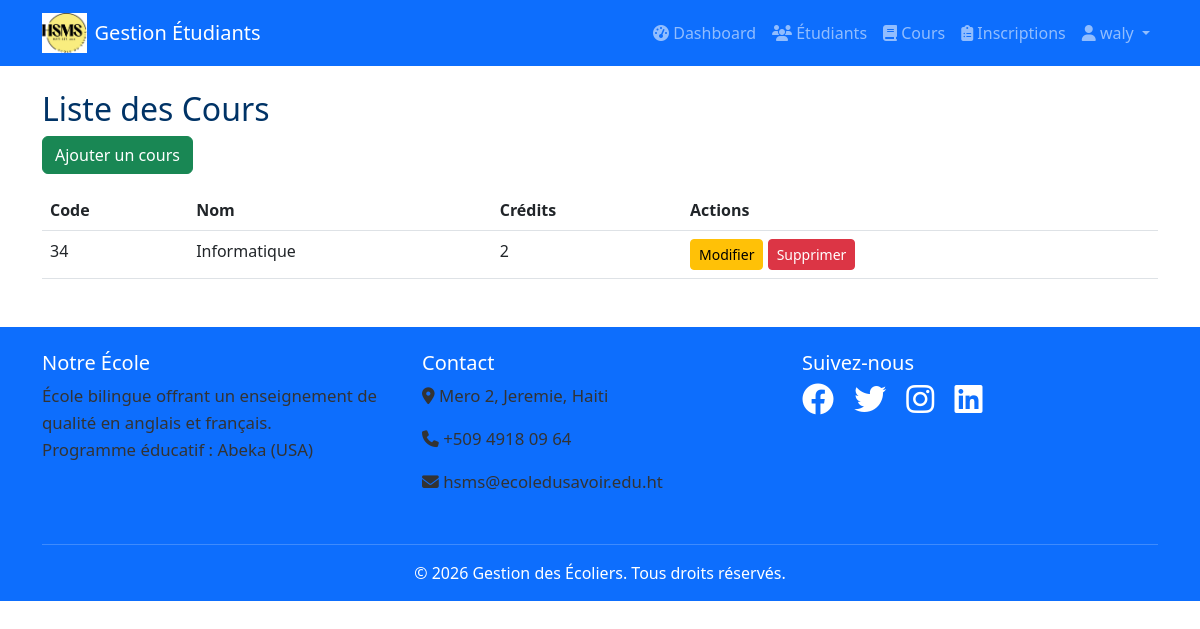
Page /cours/ (signed in) on the committed database.
### core/models.py (models this page shows, shortened)
class Cours(models.Model):
    code = models.CharField(max_length=20, unique=True)
    nom = models.CharField(max_length=200)
    description = models.TextField()
    credits = models.IntegerField()

### core/views.py (the view)
# urls.py: path('cours/', views.liste_cours, name='liste_cours'),
@login_required
def liste_cours(request):
    cours = Cours.objects.all()
    return render(request, 'cours/liste.html', {'cours': cours})

### templates/cours/liste.html (shortened to what this page needs)
{% extends 'base.html' %}
{% block content %}
<h2>Liste des Cours</h2>
<a href="{% url 'ajouter_cours' %}" class="btn btn-success mb-3">
Ajouter un cours
</a>
<table class="table">
<tr>
<th>Code</th>
<th>Nom</th>
<th>Crédits</th>
<th>Actions</th>
</tr>
{% for cours in cours %}
<tr>
<td>{{ cours.code }}</td>
<td>{{ cours.nom }}</td>
<td>{{ cours.credits }}</td>
<td>
<a href="{% url 'modifier_cours' cours.pk %}" class="btn btn-warning btn-sm">Modifier</a>
<a href="{% url 'supprimer_cours' cours.pk %}" class="btn btn-danger btn-sm">Supprimer</a>
</td>
</tr>
{% endfor %}
</table>
{% endblock %}

### templates/base.html (shortened to what this page needs)
<!DOCTYPE html>
<html lang="fr">
<head>
    {% load static %}
    <link rel="stylesheet" href="{% static 'css/style.css' %}">
    <link href="https://cdn.jsdelivr.net/npm/bootstrap@5.3.0/dist/css/bootstrap.min.css" rel="stylesheet">
    <link rel="stylesheet" href="https://cdnjs.cloudflare.com/ajax/libs/font-awesome/6.4.0/css/all.min.css">
</head>
<body>
    <nav class="navbar navbar-expand-lg navbar-dark bg-primary">
        <div class="container">
           <a class="navbar-brand d-flex align-items-center" href="{% url 'accueil' %}">
                <img src="{% static 'images/logos.jpeg' %}" alt="Logo" style="height:40px; width:auto;" class="me-2">
                <span>Gestion Étudiants</span>
            </a>
            <div class="collapse navbar-collapse" id="navbarNav">
                <ul class="navbar-nav ms-auto">
                    {% if user.is_authenticated %}
                        <li class="nav-item">
                            <a class="nav-link" href="{% url 'dashboard' %}">
                                <i class="fas fa-tachometer-alt"></i> Dashboard
                            </a>
                        </li>
                        <li class="nav-item">
                            <a class="nav-link" href="{% url 'liste_etudiants' %}">
                                <i class="fas fa-users"></i> Étudiants
                            </a>
                        </li>
                        <li class="nav-item">
                            <a class="nav-link" href="{% url 'liste_cours' %}">
                                <i class="fas fa-book"></i> Cours
                            </a>
                        </li>
                        <li class="nav-item">
                            <a class="nav-link" href="{% url 'liste_inscriptions' %}">
                                <i class="fas fa-clipboard-list"></i> Inscriptions
                            </a>
                        </li>
                        <li class="nav-item dropdown">
                            <a class="nav-link dropdown-toggle" href="#" id="userDropdown" role="button" data-bs-toggle="dropdown">
                                <i class="fas fa-user"></i> {{ user.username }}
                            </a>
                        </li>
                    {% endif %}
                </ul>
            </div>
        </div>
    </nav>
    <main class="container my-4">
        {% block content %}{% endblock %}
    </main>
<footer class="bg-primary text-white pt-4 pb-2 mt-5">
    <div class="container">
        <div class="row">
            <div class="col-md-4 mb-3">
                <h5>Notre École</h5>
                <p>École bilingue offrant un enseignement de qualité en anglais et français.<br>
                Programme éducatif : Abeka (USA)</p>
            </div>
            <div class="col-md-4 text-white mb-3">
                <h5>Contact</h5>
                <p><i class="fas fa-map-marker-alt"></i> Mero 2, Jeremie, Haiti</p>
                <p><i class="fas fa-phone"></i> +509 4918 09 64</p>
                <p><i class="fas fa-envelope"></i> hsms@ecoledusavoir.edu.ht</p>
            </div>
            <div class="col-md-4 text-white mb-3 text-center text-md-start">
                <h5>Suivez-nous</h5>
                <a href="#" class="text-white me-3"><i class="fab fa-facebook fa-2x"></i></a>
                <a href="#" class="text-white me-3"><i class="fab fa-twitter fa-2x"></i></a>
                <a href="#" class="text-white me-3"><i class="fab fa-instagram fa-2x"></i></a>
                <a href="#" class="text-white"><i class="fab fa-linkedin fa-2x"></i></a>
            </div>
        </div>
        <hr class="bg-light">
        <div class="text-center text-white pb-2">
            &copy; 2026 Gestion des Écoliers. Tous droits réservés.
        </div>
    </div>
</footer>
</body>
</html>

### static/css/style.css (style rules this page uses)
.container h2, .container h3 { color: #003366; }
.container p { font-size: 1.05rem; line-height: 1.6; color: #333; }
footer { background-color: #0d6efd; color: #fff; }
footer a { color: #fff; transition: color 0.3s; }
footer hr { margin: 1rem 0; border-color: #cfe2ff; }

### rows in the picture
Cours: code "34", nom "Informatique", credits "2"

### other values in the picture
{{ user.username }} "waly"
